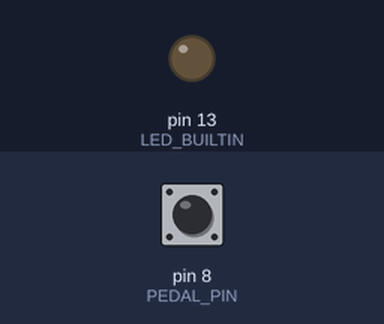
The sketch below on a simulated Arduino Uno, built with avr-gcc and run on an emulated ATmega328P. Shown: output pins drawn as LEDs (lit = HIGH). Inputs (shaded band) come from the test bench; at power-on: pin 8 (PEDAL_PIN) HIGH.

Above: at 1.2 s.
1.3 s: pin 8 (PEDAL_PIN) pulled LOW for 0.15 s
At 1.37 s:
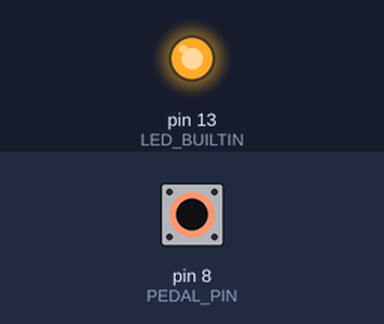
2.9 s: pin 8 (PEDAL_PIN) pulled LOW for 3.2 s
At 6.5 s:
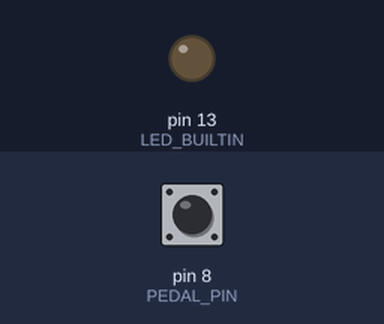
Timing chart, 0 to 8.0 s (numbered marks = the images above; inputs shaded):
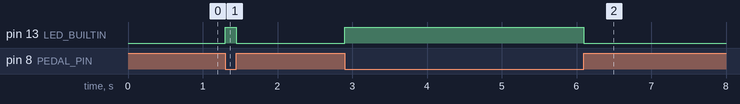

Measured:
- after the input at 1.3 s, pin 13 (LED_BUILTIN): LOW → HIGH at once, → LOW 0.15 s later
- after the input at 2.9 s, pin 13 (LED_BUILTIN): LOW → HIGH at once, → LOW 3.2 s later

The sketch:

footswitch_wiring_test.ino
```cpp
// Temporary contact test: no USB keyboard or serial output.
const byte PEDAL_PIN = 8;

void setup() {
  pinMode(PEDAL_PIN, INPUT_PULLUP);
  pinMode(LED_BUILTIN, OUTPUT);
}

void loop() {
  digitalWrite(LED_BUILTIN, digitalRead(PEDAL_PIN) == LOW ? HIGH : LOW);
}
```
